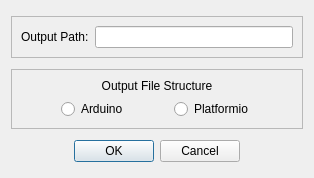
<?xml version="1.0" encoding="UTF-8"?>
<ui version="4.0">
 <class>generateDialog</class>
 <widget class="QDialog" name="generateDialog">
  <property name="geometry">
   <rect>
    <x>0</x>
    <y>0</y>
    <width>314</width>
    <height>178</height>
   </rect>
  </property>
  <property name="sizePolicy">
   <sizepolicy hsizetype="Expanding" vsizetype="Expanding">
    <horstretch>0</horstretch>
    <verstretch>0</verstretch>
   </sizepolicy>
  </property>
  <property name="windowTitle">
   <string>Generate CLI</string>
  </property>
  <layout class="QVBoxLayout" name="verticalLayout">
   <item>
    <widget class="QFrame" name="frame">
     <property name="sizePolicy">
      <sizepolicy hsizetype="Expanding" vsizetype="Fixed">
       <horstretch>0</horstretch>
       <verstretch>0</verstretch>
      </sizepolicy>
     </property>
     <property name="frameShape">
      <enum>QFrame::StyledPanel</enum>
     </property>
     <property name="frameShadow">
      <enum>QFrame::Raised</enum>
     </property>
     <layout class="QHBoxLayout" name="horizontalLayout">
      <item>
       <widget class="QLabel" name="label">
        <property name="sizePolicy">
         <sizepolicy hsizetype="Fixed" vsizetype="Fixed">
          <horstretch>0</horstretch>
          <verstretch>0</verstretch>
         </sizepolicy>
        </property>
        <property name="text">
         <string>Output Path:</string>
        </property>
       </widget>
      </item>
      <item>
       <widget class="QLineEdit" name="outputPathLineEdit">
        <property name="readOnly">
         <bool>true</bool>
        </property>
       </widget>
      </item>
     </layout>
    </widget>
   </item>
   <item>
    <widget class="QFrame" name="frame_2">
     <property name="sizePolicy">
      <sizepolicy hsizetype="Preferred" vsizetype="Fixed">
       <horstretch>0</horstretch>
       <verstretch>0</verstretch>
      </sizepolicy>
     </property>
     <property name="frameShape">
      <enum>QFrame::StyledPanel</enum>
     </property>
     <property name="frameShadow">
      <enum>QFrame::Raised</enum>
     </property>
     <layout class="QGridLayout" name="gridLayout">
      <item row="1" column="1">
       <widget class="QRadioButton" name="platformioRadioButton">
        <property name="sizePolicy">
         <sizepolicy hsizetype="Fixed" vsizetype="Fixed">
          <horstretch>0</horstretch>
          <verstretch>0</verstretch>
         </sizepolicy>
        </property>
        <property name="text">
         <string>Platformio</string>
        </property>
       </widget>
      </item>
      <item row="1" column="0">
       <widget class="QRadioButton" name="arduinoRadioButton">
        <property name="sizePolicy">
         <sizepolicy hsizetype="Fixed" vsizetype="Fixed">
          <horstretch>0</horstretch>
          <verstretch>0</verstretch>
         </sizepolicy>
        </property>
        <property name="text">
         <string>Arduino</string>
        </property>
       </widget>
      </item>
      <item row="0" column="0" colspan="2">
       <widget class="QLabel" name="label_2">
        <property name="sizePolicy">
         <sizepolicy hsizetype="Expanding" vsizetype="Fixed">
          <horstretch>0</horstretch>
          <verstretch>0</verstretch>
         </sizepolicy>
        </property>
        <property name="text">
         <string>Output File Structure</string>
        </property>
        <property name="alignment">
         <set>Qt::AlignCenter</set>
        </property>
       </widget>
      </item>
     </layout>
    </widget>
   </item>
   <item>
    <widget class="QDialogButtonBox" name="buttonBox">
     <property name="orientation">
      <enum>Qt::Horizontal</enum>
     </property>
     <property name="standardButtons">
      <set>QDialogButtonBox::Cancel|QDialogButtonBox::Ok</set>
     </property>
     <property name="centerButtons">
      <bool>true</bool>
     </property>
    </widget>
   </item>
  </layout>
 </widget>
 <resources/>
 <connections>
  <connection>
   <sender>buttonBox</sender>
   <signal>accepted()</signal>
   <receiver>generateDialog</receiver>
   <slot>accept()</slot>
   <hints>
    <hint type="sourcelabel">
     <x>248</x>
     <y>254</y>
    </hint>
    <hint type="destinationlabel">
     <x>157</x>
     <y>274</y>
    </hint>
   </hints>
  </connection>
  <connection>
   <sender>buttonBox</sender>
   <signal>rejected()</signal>
   <receiver>generateDialog</receiver>
   <slot>reject()</slot>
   <hints>
    <hint type="sourcelabel">
     <x>316</x>
     <y>260</y>
    </hint>
    <hint type="destinationlabel">
     <x>286</x>
     <y>274</y>
    </hint>
   </hints>
  </connection>
 </connections>
</ui>
